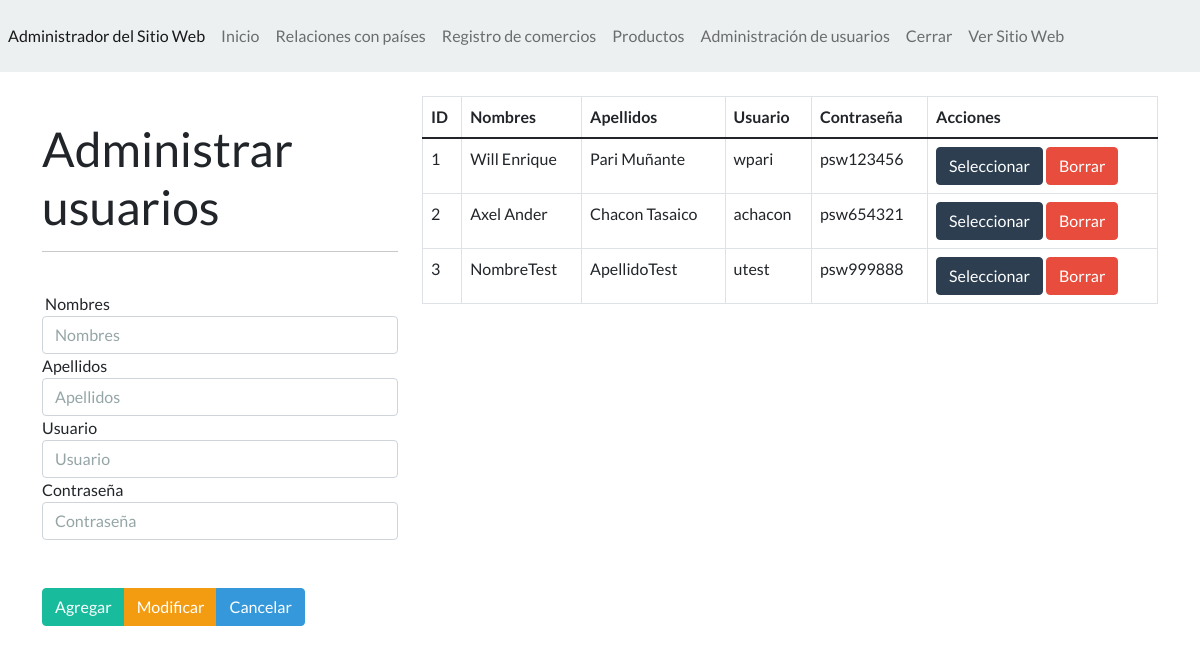
The app's page /administrador/seccion/usuarios.php with its own data.
### tables this page shows
CREATE TABLE `usuarios` (
  `id` int(50) NOT NULL,
  `nombres` varchar(50) NOT NULL,
  `apellidos` varchar(50) NOT NULL,
  `user` varchar(40) NOT NULL,
  `password` varchar(50) NOT NULL
);

### administrador/seccion/usuarios.php (the view, shortened to what this page needs)
<?php
include("../template/cabecera.php");
include("../config/crudUsuario.php");
?>
<div class="col-md-4">
    <br>
    <h1>Administrar usuarios</h1>
    <hr>
    <br>
    <form method="POST">
    <div class = "form-group">
    <label for="txtnombres">Nombres</label>
    <input type="text" class="form-control" name="txtnombres" id="txtnombres" value="<?php if(isset($_POST['Seleccionar'])) echo $arrayRowUser['nombres'] ?>" placeholder="Nombres">
    <label for="txtapellidos">Apellidos</label>
    <input type="text" class="form-control" name="txtapellidos" id="txtapellidos" value="<?php if(isset($_POST['Seleccionar'])) echo $arrayRowUser['apellidos'] ?>" placeholder="Apellidos">
    <label for="txtuser">Usuario</label>
    <input type="text" class="form-control" name="txtuser" id="txtuser" value="<?php if(isset($_POST['Seleccionar'])) echo $arrayRowUser['user'] ?>" placeholder="Usuario">
    <label for="txtpsw">Contraseña</label>
    <input type="text" class="form-control" name="txtpsw" id="txtpsw" value="<?php if(isset($_POST['Seleccionar'])) echo $arrayRowUser['password'] ?>" placeholder="Contraseña">
    </div>
    <br><br>
    <div class="btn-group" role="group" aria-label="">
        <button type="submit" name="Agregar" value="Agregar" class="btn btn-success">Agregar</button>
        <button type="submit" name="Modificar" value="Modificar" class="btn btn-warning">Modificar</button>
        <button type="submit" name="Cancelar" value="Cancelar" class="btn btn-info">Cancelar</button>
    </div>
    </form>
</div>
<br><br>
<div class="col-md-8">
    <table class="table table-bordered">
        <thead>
            <tr>
                <th>ID</th>
                <th>Nombres</th>
                <th>Apellidos</th>
                <th>Usuario</th>
                <th>Contraseña</th>
                <th>Acciones</th>
            </tr>
        </thead>
        <tbody>
            <?php
            $resultado = $MySQLiconn->query("SELECT * FROM usuarios");
            while($row = $resultado->fetch_array()) {
            ?>
            <tr>
                <td><?php echo $row['id']; ?></td>
                <td><?php echo $row['nombres']; ?></td>
                <td><?php echo $row['apellidos']; ?></td>
                <td><?php echo $row['user']; ?></td>
                <td><?php echo $row['password']; ?></td>
                <td>
                    <form method="POST">
                        <button type="submit" name="Seleccionar" value="Seleccionar" class="btn btn-primary">Seleccionar</button>
                        <button type="submit" name="Borrar" value="Borrar" class="btn btn-danger">Borrar</button>
                    </form>
                </td>
            </tr>
            <?php
            }
            ?>
        </tbody>
    </table>
</div>
<?php include("../template/pie.php"); ?>

### records on screen
usuarios: id "1", nombres "Will Enrique", apellidos "Pari Muñante", user "wpari", password "psw123456"
usuarios: id "2", nombres "Axel Ander", apellidos "Chacon Tasaico", user "achacon", password "psw654321"
usuarios: id "3", nombres "NombreTest", apellidos "ApellidoTest", user "utest", password "psw999888"
